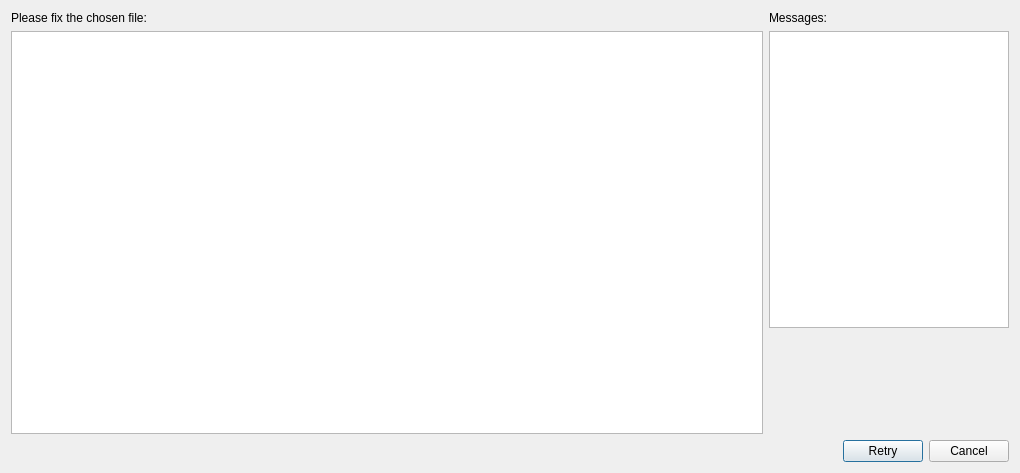
<ui version="4.0" >
 <class>FileFixerDialog</class>
 <widget class="QDialog" name="FileFixerDialog" >
  <property name="geometry" >
   <rect>
    <x>0</x>
    <y>0</y>
    <width>1020</width>
    <height>473</height>
   </rect>
  </property>
  <property name="windowTitle" >
   <string>Fix File</string>
  </property>
  <layout class="QVBoxLayout" >
   <item>
    <layout class="QHBoxLayout" >
     <item>
      <layout class="QVBoxLayout" >
       <item>
        <widget class="QLabel" name="label" >
         <property name="text" >
          <string>Please fix the chosen file:</string>
         </property>
        </widget>
       </item>
       <item>
        <widget class="QTextEdit" name="text" >
         <property name="lineWrapMode" >
          <enum>QTextEdit::NoWrap</enum>
         </property>
         <property name="acceptRichText" >
          <bool>false</bool>
         </property>
        </widget>
       </item>
      </layout>
     </item>
     <item>
      <layout class="QVBoxLayout" >
       <item>
        <widget class="QLabel" name="label_2" >
         <property name="text" >
          <string>Messages:</string>
         </property>
        </widget>
       </item>
       <item>
        <widget class="QListView" name="errors" >
         <property name="sizePolicy" >
          <sizepolicy vsizetype="Expanding" hsizetype="Fixed" >
           <horstretch>0</horstretch>
           <verstretch>0</verstretch>
          </sizepolicy>
         </property>
         <property name="maximumSize" >
          <size>
           <width>240</width>
           <height>16777215</height>
          </size>
         </property>
         <property name="horizontalScrollBarPolicy" >
          <enum>Qt::ScrollBarAlwaysOff</enum>
         </property>
         <property name="verticalScrollMode" >
          <enum>QAbstractItemView::ScrollPerPixel</enum>
         </property>
         <property name="horizontalScrollMode" >
          <enum>QAbstractItemView::ScrollPerItem</enum>
         </property>
        </widget>
       </item>
       <item>
        <widget class="QLabel" name="details" >
         <property name="sizePolicy" >
          <sizepolicy vsizetype="Minimum" hsizetype="Fixed" >
           <horstretch>0</horstretch>
           <verstretch>0</verstretch>
          </sizepolicy>
         </property>
         <property name="minimumSize" >
          <size>
           <width>240</width>
           <height>100</height>
          </size>
         </property>
         <property name="maximumSize" >
          <size>
           <width>240</width>
           <height>16777215</height>
          </size>
         </property>
         <property name="text" >
          <string/>
         </property>
         <property name="alignment" >
          <set>Qt::AlignLeading|Qt::AlignLeft|Qt::AlignTop</set>
         </property>
         <property name="wordWrap" >
          <bool>true</bool>
         </property>
         <property name="margin" >
          <number>6</number>
         </property>
        </widget>
       </item>
      </layout>
     </item>
    </layout>
   </item>
   <item>
    <layout class="QHBoxLayout" >
     <item>
      <spacer>
       <property name="orientation" >
        <enum>Qt::Horizontal</enum>
       </property>
       <property name="sizeHint" >
        <size>
         <width>40</width>
         <height>20</height>
        </size>
       </property>
      </spacer>
     </item>
     <item>
      <widget class="QPushButton" name="retryButton" >
       <property name="text" >
        <string>Retry</string>
       </property>
      </widget>
     </item>
     <item>
      <widget class="QPushButton" name="cancelButton" >
       <property name="text" >
        <string>Cancel</string>
       </property>
      </widget>
     </item>
    </layout>
   </item>
  </layout>
 </widget>
 <resources/>
 <connections/>
</ui>
